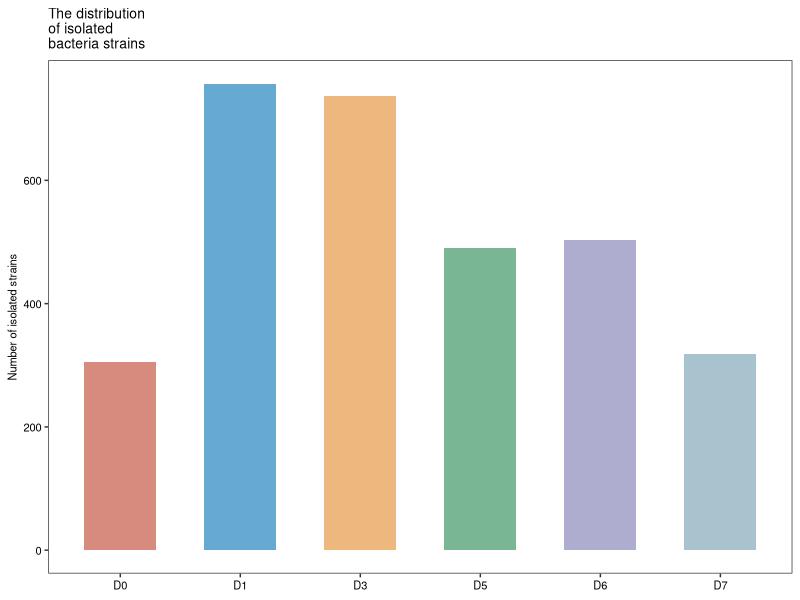
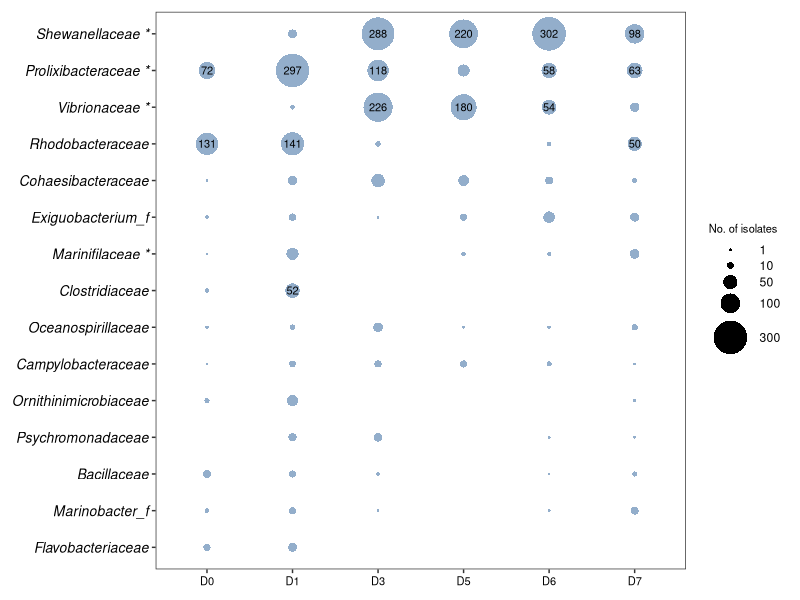

Here is the R script that generated these plots, in order:

# coding: utf-8
# email: qfsfdxlqy@163.com
# Github: https://github.com/2015qyliang

library(ggplot2)
library(ggsci)
library(doBy)
library(tidyverse)
  
####################################################################################################
# Figure_6A

culstrains = data.frame(Group = c("D0", "D1", "D3", "D5", "D6", "D7"), 
                        Strains = c(305, 757, 737, 491, 503, 319))

pA = ggplot(culstrains, aes(x = Group, y = Strains, fill = Group)) + 
  geom_col(width = 0.6, alpha = 0.6) +
  scale_fill_manual(values = pal_nejm()(6), 
                    breaks = c('D0', 'D1', 'D3', 'D5', 'D6', 'D7')) + 
  labs(title = "The distribution\nof isolated\nbacteria strains", 
       y = "Number of isolated strains", x = NULL) + 
  theme_bw() + 
  theme(panel.background = element_blank(),
        plot.background = element_blank(), 
        panel.grid = element_blank(), 
        legend.position = 'none',
        plot.title = element_text(size = 10, colour = 'black'),
        axis.title = element_text(size = 8, colour = 'black'),
        axis.text = element_text(size = 8, colour = 'black') ) 

ggsave('Figure_6A.pdf', pA, width = 1.8, height = 2.2)

####################################################################################################
# Figure_6C 

allstrains = read.table('AllIsolatedStrainsTaxon.txt', header = T, sep = '\t' )
allstrains = unique(allstrains, by = "Strains ")

table(allstrains$Group)

newdf = data.frame(Group = allstrains$Group, Count = 1, 
                   Family = gsub(';.*', '', gsub('.*ales;', '', allstrains$Taxon)))
famDF = summaryBy(Count ~ Family, data = newdf, FUN = sum)
famDF = famDF[order(famDF$Count.sum, decreasing = T), ]

newdfSub = newdf[newdf$Family %in% famDF$Family[1:15], ]
dat = summaryBy(Count ~ Family + Group, data = newdfSub, FUN = sum)
# write.csv(dat, 'Figure_6C.csv', row.names = F)

treatment_order = c("D0", "D1", "D3", "D5", "D6", "D7")
dat = dat %>%
  mutate(Group = factor(Group, levels = treatment_order),
         Family = as.character(Family),
         Count.sum = as.numeric(Count.sum) )

## ---------------------------------------------------------
## 2. Complete missing combinations

plot_dat = dat %>%
  complete(Family, Group = factor(treatment_order, levels = treatment_order),
           fill = list(Count.sum = 0)  )



## ---------------------------------------------------------
## 3. Candidate families from Figure 5

candidate_families = c("Prolixibacteraceae", "Marinifilaceae", "Marinilabiliaceae",
                       "Vibrionaceae", "Shewanellaceae", "Exiguobacteriaceae",
                       "Fusobacteriaceae", "Dethiosulfatibacteraceae", "Anaerolineaceae" )

plot_dat = plot_dat %>%
  group_by(Family) %>%
  mutate(Total_isolates = sum(Count.sum, na.rm = TRUE)  ) %>%
  ungroup() %>%
  mutate(Candidate_responder = Family %in% candidate_families,
         Family_label = ifelse(Candidate_responder,
                               paste0(Family, " *"),
                               Family)  )

write.csv(plot_dat, 'Figure_6C.csv', row.names = F)

## ---------------------------------------------------------
## 4. Keep top families for main figure

top_n = 15

top_families = plot_dat %>%
  distinct(Family, Total_isolates) %>%
  slice_max(Total_isolates, n = top_n) %>%
  pull(Family)

keep_families = union(top_families, candidate_families)

plot_dat_main = plot_dat %>%
  filter(Family %in% keep_families)

## Reorder by total isolate number
family_order_tbl = plot_dat_main %>%
  distinct(Family, Family_label, Total_isolates) %>%
  arrange(Total_isolates)

family_order = family_order_tbl$Family
family_labels = setNames(family_order_tbl$Family_label, family_order_tbl$Family)

plot_dat_main = plot_dat_main %>%
  mutate(Family = factor(Family, levels = family_order)  )

## ---------------------------------------------------------
## 5. Plot settings

single_fill = "#4C78A8"   # muted blue
label_cutoff = 20         # only label larger bubbles

pC = ggplot(plot_dat_main, aes(x = Group, y = Family)) +
  geom_point( data = plot_dat_main %>% filter(Count.sum > 0), aes(size = Count.sum), shape = 16,  
              color = single_fill,  alpha = 0.6 ) +
  geom_text(data = plot_dat_main %>% filter(Count.sum >= 50 ),
            aes(label = Count.sum), size = 2.8, color = "black"  ) +
  
  scale_y_discrete(labels = family_labels) +
  scale_size_area( max_size = 11, breaks = c(1, 10, 50, 100, 300), name = "No. of isolates" ) +
  labs(x = NULL, y = NULL, title = NULL ) +
  theme_bw() +
  theme(panel.background = element_blank(),
        plot.background = element_blank(),
        plot.margin = margin(3, 3, 3, 3, unit = "mm") ,
        panel.grid = element_blank(), 
        legend.background = element_blank(),
        legend.position = "right",
        legend.title = element_text(size = 8, color  = 'black'),
        legend.key.height = unit(4, "mm"),
        legend.key.width = unit(4, "mm"),
        axis.title = element_blank(),
        axis.text.x = element_text(size = 8, color = 'black'),
        axis.text.y = element_text(size = 10, color = 'black', face = 'italic')) +
  guides(size = guide_legend(override.aes = list(fill = "white", color = "black", alpha = 1  )  )  )

ggsave('Figure_6C.pdf', pC, width = 4.6, height = 4.3)

####################################################################################################
# Figure_6D
# 







####################################################################################################



####################################################################################################  
